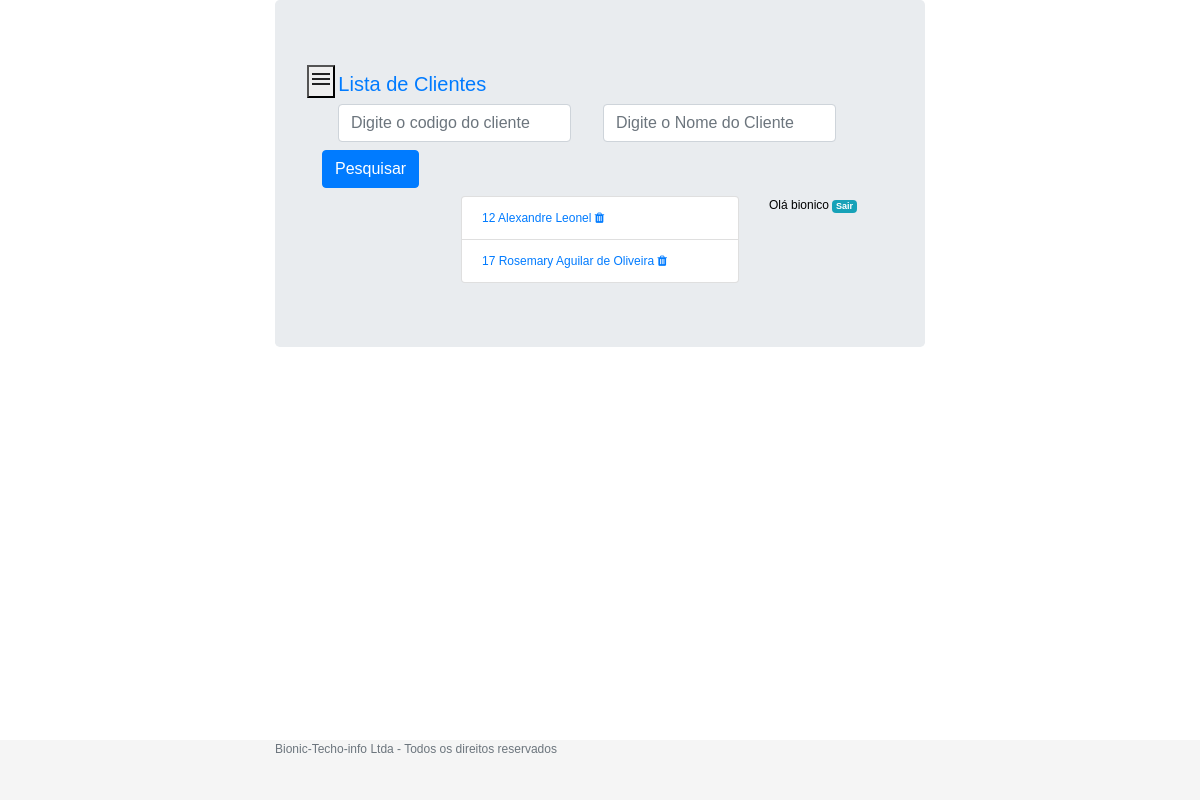
/clientes/listaclientes/ (signed in), run on an earlier commit of the app's database.
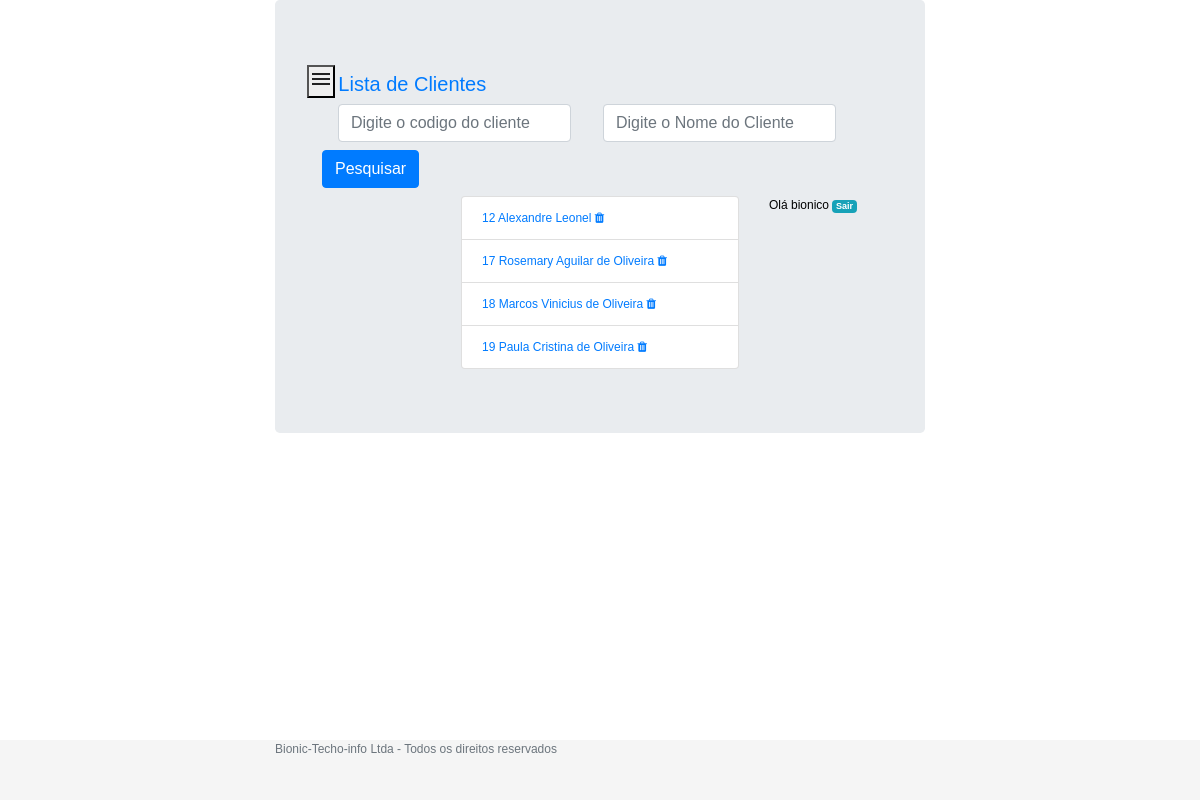
And on a later commit of the database.
### clientes/models.py (models this page shows, shortened)
class Clientes(models.Model):
    cli_id = models.AutoField(primary_key=True, unique=True)
    cli_nome = models.CharField(max_length=50)
    cli_fantasia = models.CharField(max_length=50, blank=True)
    cli_dtcad = models.DateField(auto_now=True)
    cli_endereco = models.CharField(max_length=100)
    cli_numero = models.CharField(max_length=5)
    cli_cpe = models.CharField(max_length=8)
    cli_cidade = models.CharField(max_length=30)
    cli_uf = models.CharField(max_length=2)
    cli_cpf = models.CharField(max_length=11, unique=True, blank=True)
    cli_insest = models.CharField(max_length=11, blank=True)
    cli_fone1 = models.CharField(max_length=11, blank=True)
    cli_fone2 = models.CharField(max_length=11, blank=True)
    cli_email = models.CharField(max_length=30)
    cli_histotrico = models.TextField(max_length=200, blank=True)

### clientes/views.py (the view)
# urls.py: path('listaclientes/', views.lista_cliente, name="lista_cliente"),
@login_required
def lista_cliente(request):
    id = request.GET.get('id', None)
    nome = request.GET.get('nome', None)
    if id or nome:
        listaclientes = Clientes.objects.filter(cli_id__icontains=id) | Clientes.objects.filter(cli_nome__icontains=nome)
    else:
        listaclientes = Clientes.objects.all()
    return render(request, 'clientes/clientes.html', {"listaclientes": listaclientes})

### clientes/templates/clientes/clientes.html (shortened to what this page needs)
{% extends 'base.html' %}
{% block main %}
<nav role="navigation" class="navbar-default">
<div class="navbar-header">
    <button type="button" data-target="#navbarCollapse" data-toggle="collapse" class="navbar-toggle">
        <i class="material-icons">menu</i>
    </button>
    <a href="#" class="navbar-brand">Lista de Clientes</a>
</div>
<div class="container">
    <div class="row">
        <div class="col-12">
            <form class="form-inline">
                <div class="form-group mx-sm-3 mb-2">
                    <input type="text" class="form-control" id="id" name=id placeholder="Digite o codigo do cliente">
                </div>
                <div class="form-group mx-sm-3 mb-2">
                    <input type="text" class="form-control" id="nome" name=nome placeholder="Digite o Nome do Cliente">
                </div>
                    <button type="submit" class="btn btn-primary mb-2">Pesquisar</button>
            </form>
        </div>
    </div>
</div>
</nav>
<div class="row">
<div class="col">
</div>
<div class="col-6">
    <ul class="list-group">
        {% for listcli in listaclientes %}
            <li class="list-group-item">
                <a href="{% url 'clientes_update' listcli.cli_id %}">
                    {{listcli.cli_id}} {{ listcli.cli_nome }}
                </a>
                <a href="{% url 'cliente_delete' listcli.cli_id %}" class="trash-item">
                    <i class = "fa fa-trash " ></i>
                </a>
            </li>
        {% endfor %}
    </ul>
</div>
<div class="col">
    {% if user.is_authenticated %}
    <p>Olá {{ user.username }}
        <a href="{% url 'logout' %}">
            <Span class="badge badge-info">
                Sair
            </Span>
        </a>
    </p>
        {% else %}
            <a href="{% url 'login' %}" class="btn btn-info">
                Entrar
            </a><br>
        {% endif %}
</div>
</div>
{% endblock  %}
{% block footer %}
    <footer class="footer">
        <div class="container">
            <span class="text-muted">
                Bionic-Techo-info Ltda - Todos os direitos reservados
                <i class="fas fa-registered"></i>
            </span>
        </div>
    </footer>
{% endblock %}

What changed in the data, as far as the page shows it:
added Clientes: cli_id "18", cli_nome "Marcos Vinicius de Oliveira"
added Clientes: cli_id "19", cli_nome "Paula Cristina de Oliveira"
